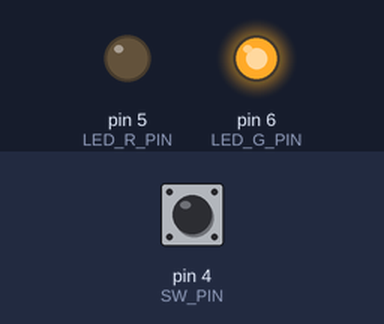
A sketch run on a simulated Arduino Uno, built with avr-gcc and run on an emulated ATmega328P. Shown: output pins drawn as LEDs (lit = HIGH). The test bench sets the inputs (shaded band); at power-on: pin 4 (SW_PIN) LOW.

Above: at 0.5 s.
At 2.0 s:
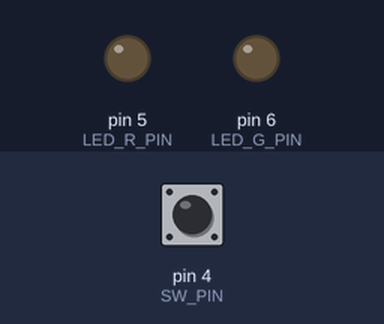
At 5.5 s:
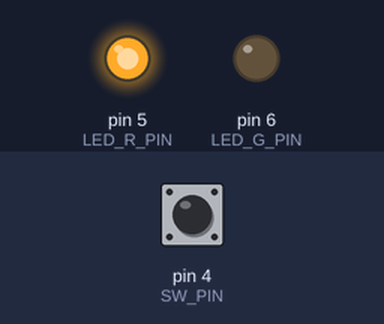
Timing chart, 0 to 10.4 s (numbered marks = the images above):
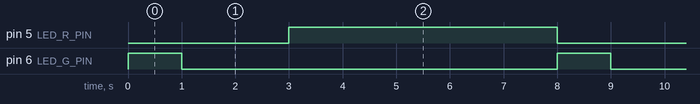

Measured:
- by itself, pin 5 (LED_R_PIN): alternates HIGH for 5.0 s and LOW for 3.0 s
- by itself, pin 6 (LED_G_PIN): alternates HIGH for 1.0 s and LOW for 7.0 s
- by itself, everything shown: repeats every 8.0 s, in 3 steps

The sketch:

semafor.ino
```cpp
#define LED_R_PIN 5
#define LED_G_PIN 6
#define SW_PIN 4

void setup(){
  pinMode(LED_R_PIN,OUTPUT);
  pinMode(LED_G_PIN,OUTPUT);
  pinMode(SW_PIN,INPUT);

  digitalWrite(LED_R_PIN,HIGH);
  digitalWrite(LED_G_PIN,HIGH);

}
void loop(){
  digitalWrite(LED_G_PIN,HIGH);
  digitalWrite(LED_R_PIN,LOW);
  while(digitalRead(SW_PIN));

  delay(1000);
  digitalWrite(LED_G_PIN,LOW);
  delay(2000);

  digitalWrite(LED_R_PIN,HIGH);
  delay(5000);
}
```
